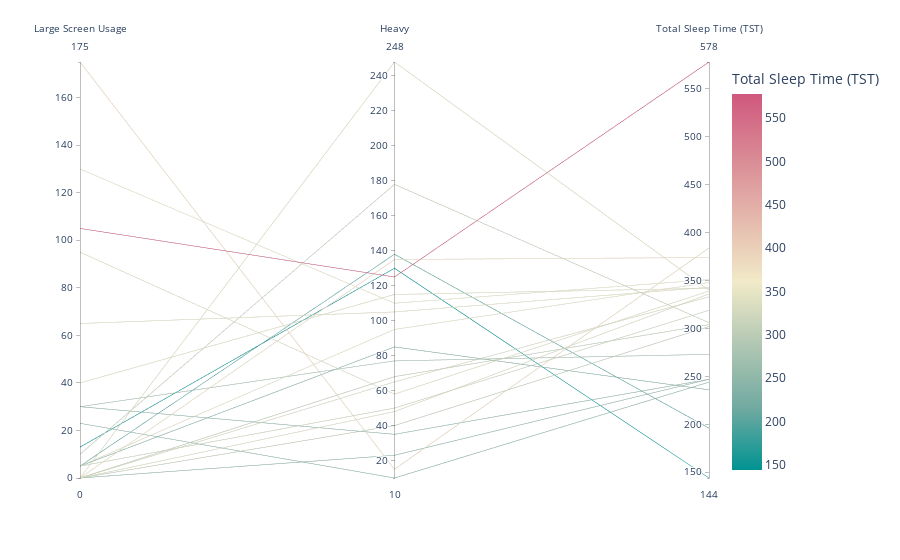

This figure's notebook cell:
### Code cell
fig = px.parallel_coordinates(columns_day1, color='Total Sleep Time (TST)',
                              dimensions=['Large Screen Usage',
                           'Heavy', 'Total Sleep Time (TST)'],
                              color_continuous_scale=px.colors.diverging.Tealrose)
fig.show()

### Figure 1 — Plotly figure (JSON) as saved in the notebook; plotly's stock layout.template omitted (floating-point values rounded to 4 significant figures)
{"data": [{"dimensions": [{"label": "Large Screen Usage", "values": [13, 5, 23, 130, 5, 5, 0, 40, 0, 105, 30, 65, 0, 0, 5, 95, 10, 0, 0, 175, 30, 0]}, {"label": "Heavy", "values": [130, 138, 10, 110, 50, 95, 65, 115, 48, 125, 35, 105, 23, 135, 85, 58, 178, 40, 248, 15, 77, 68]}, {"label": "Total Sleep Time (TST)", "values": [144, 196, 244, 351, 319, 348, 333, 342, 336, 578, 247, 343, 247, 374, 236, 339, 306, 302, 340, 384, 273, 304]}], "domain": {"x": [0, 1], "y": [0, 1]}, "line": {"color": [144, 196, 244, 351, 319, 348, 333, 342, 336, 578, 247, 343, 247, 374, 236, 339, 306, 302, 340, 384, 273, 304], "coloraxis": "coloraxis"}, "name": "", "type": "parcoords"}], "layout": {"coloraxis": {"colorbar": {"title": {"text": "Total Sleep Time (TST)"}}, "colorscale": [[0, "rgb(0, 147, 146)"], [0.1667, "rgb(114, 170, 161)"], [0.3333, "rgb(177, 199, 179)"], [0.5, "rgb(241, 234, 200)"], [0.6667, "rgb(229, 185, 173)"], [0.8333, "rgb(217, 137, 148)"], [1, "rgb(208, 88, 126)"]]}, "legend": {"tracegroupgap": 0}, "margin": {"t": 60}}}
